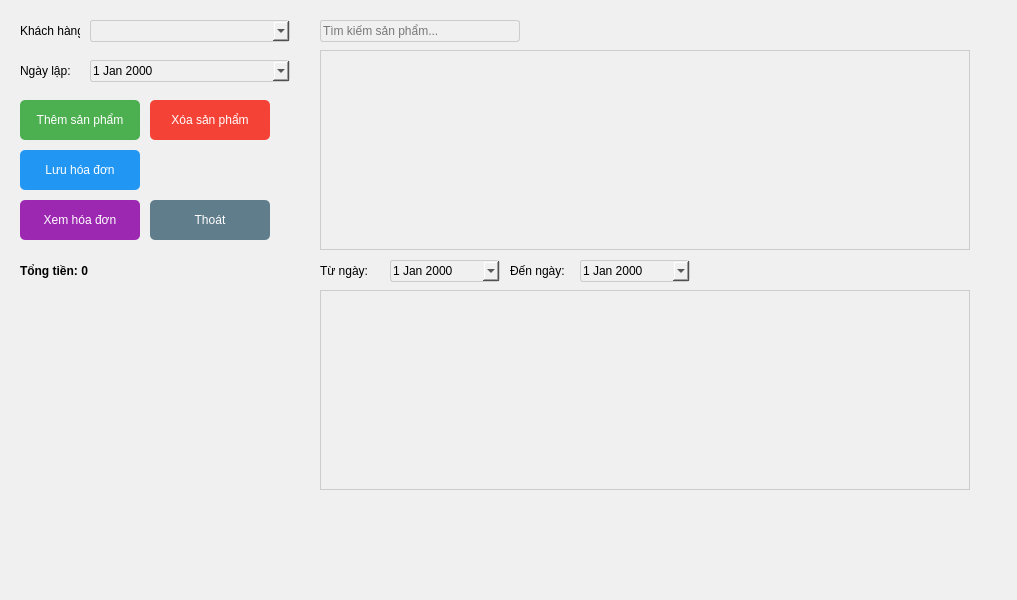
<?xml version="1.0" encoding="UTF-8"?>
<ui version="4.0">
 <class>MainWindow</class>
 <widget class="QMainWindow" name="MainWindow">
  <property name="geometry">
   <rect>
    <x>0</x>
    <y>0</y>
    <width>1017</width>
    <height>600</height>
   </rect>
  </property>
  <property name="windowTitle">
   <string>Hóa Đơn Bán Hàng</string>
  </property>
  <property name="styleSheet">
   <string>background-color: #f0f0f0;</string>
  </property>
  <widget class="QWidget" name="centralwidget">
   <!-- Nhãn và trường khách hàng -->
   <widget class="QLabel" name="lblKhachHang">
    <property name="geometry">
     <rect>
      <x>20</x>
      <y>20</y>
      <width>60</width>
      <height>22</height>
     </rect>
    </property>
    <property name="text">
     <string>Khách hàng:</string>
    </property>
   </widget>
   <widget class="QComboBox" name="comboKhachHang">
    <property name="geometry">
     <rect>
      <x>90</x>
      <y>20</y>
      <width>200</width>
      <height>22</height>
     </rect>
    </property>
    <property name="styleSheet">
     <string>border: 1px solid #ccc; border-radius: 3px;</string>
    </property>
   </widget>
   <!-- Nhãn và trường ngày lập -->
   <widget class="QLabel" name="lblNgayLap">
    <property name="geometry">
     <rect>
      <x>20</x>
      <y>60</y>
      <width>60</width>
      <height>22</height>
     </rect>
    </property>
    <property name="text">
     <string>Ngày lập:</string>
    </property>
   </widget>
   <widget class="QDateEdit" name="dateNgayLap">
    <property name="geometry">
     <rect>
      <x>90</x>
      <y>60</y>
      <width>200</width>
      <height>22</height>
     </rect>
    </property>
    <property name="styleSheet">
     <string>border: 1px solid #ccc; border-radius: 3px;</string>
    </property>
    <property name="calendarPopup">
     <bool>true</bool>
    </property>
   </widget>
   <!-- Trường tìm kiếm sản phẩm -->
   <widget class="QLineEdit" name="txtTimKiemSP">
    <property name="geometry">
     <rect>
      <x>320</x>
      <y>20</y>
      <width>200</width>
      <height>22</height>
     </rect>
    </property>
    <property name="placeholderText">
     <string>Tìm kiếm sản phẩm...</string>
    </property>
    <property name="styleSheet">
     <string>border: 1px solid #ccc; border-radius: 3px;</string>
    </property>
   </widget>
   <!-- Bảng danh sách sản phẩm -->
   <widget class="QTableWidget" name="tableSanPham">
    <property name="geometry">
     <rect>
      <x>320</x>
      <y>50</y>
      <width>650</width>
      <height>200</height>
     </rect>
    </property>
    <property name="styleSheet">
     <string>border: 1px solid #ccc;</string>
    </property>
   </widget>
   <!-- Bộ lọc hóa đơn -->
   <widget class="QLabel" name="lblTuNgay">
    <property name="geometry">
     <rect>
      <x>320</x>
      <y>260</y>
      <width>60</width>
      <height>22</height>
     </rect>
    </property>
    <property name="text">
     <string>Từ ngày:</string>
    </property>
   </widget>
   <widget class="QDateEdit" name="dateTuNgay">
    <property name="geometry">
     <rect>
      <x>390</x>
      <y>260</y>
      <width>110</width>
      <height>22</height>
     </rect>
    </property>
    <property name="styleSheet">
     <string>border: 1px solid #ccc; border-radius: 3px;</string>
    </property>
    <property name="calendarPopup">
     <bool>true</bool>
    </property>
   </widget>
   <widget class="QLabel" name="lblDenNgay">
    <property name="geometry">
     <rect>
      <x>510</x>
      <y>260</y>
      <width>60</width>
      <height>22</height>
     </rect>
    </property>
    <property name="text">
     <string>Đến ngày:</string>
    </property>
   </widget>
   <widget class="QDateEdit" name="dateDenNgay">
    <property name="geometry">
     <rect>
      <x>580</x>
      <y>260</y>
      <width>110</width>
      <height>22</height>
     </rect>
    </property>
    <property name="styleSheet">
     <string>border: 1px solid #ccc; border-radius: 3px;</string>
    </property>
    <property name="calendarPopup">
     <bool>true</bool>
    </property>
   </widget>
   <!-- Bảng chi tiết hóa đơn -->
   <widget class="QTableWidget" name="tableChiTietHD">
    <property name="geometry">
     <rect>
      <x>320</x>
      <y>290</y>
      <width>650</width>
      <height>200</height>
     </rect>
    </property>
    <property name="styleSheet">
     <string>border: 1px solid #ccc;</string>
    </property>
   </widget>
   <!-- Nhãn tổng tiền -->
   <widget class="QLabel" name="lblTongTien">
    <property name="geometry">
     <rect>
      <x>20</x>
      <y>260</y>
      <width>200</width>
      <height>22</height>
     </rect>
    </property>
    <property name="text">
     <string>Tổng tiền: 0</string>
    </property>
    <property name="styleSheet">
     <string>font-weight: bold;</string>
    </property>
   </widget>
   <!-- Các nút chức năng -->
   <widget class="QPushButton" name="btnThemSP">
    <property name="geometry">
     <rect>
      <x>20</x>
      <y>100</y>
      <width>120</width>
      <height>40</height>
     </rect>
    </property>
    <property name="text">
     <string>Thêm sản phẩm</string>
    </property>
    <property name="styleSheet">
     <string>background-color: #4CAF50; color: white; border-radius: 5px;</string>
    </property>
   </widget>
   <widget class="QPushButton" name="btnXoaSP">
    <property name="geometry">
     <rect>
      <x>150</x>
      <y>100</y>
      <width>120</width>
      <height>40</height>
     </rect>
    </property>
    <property name="text">
     <string>Xóa sản phẩm</string>
    </property>
    <property name="styleSheet">
     <string>background-color: #f44336; color: white; border-radius: 5px;</string>
    </property>
   </widget>
   <widget class="QPushButton" name="btnLuuHD">
    <property name="geometry">
     <rect>
      <x>20</x>
      <y>150</y>
      <width>120</width>
      <height>40</height>
     </rect>
    </property>
    <property name="text">
     <string>Lưu hóa đơn</string>
    </property>
    <property name="styleSheet">
     <string>background-color: #2196F3; color: white; border-radius: 5px;</string>
    </property>
   </widget>
   <widget class="QPushButton" name="btnXemHD">
    <property name="geometry">
     <rect>
      <x>20</x>
      <y>200</y>
      <width>120</width>
      <height>40</height>
     </rect>
    </property>
    <property name="text">
     <string>Xem hóa đơn</string>
    </property>
    <property name="styleSheet">
     <string>background-color: #9C27B0; color: white; border-radius: 5px;</string>
    </property>
   </widget>
   <widget class="QPushButton" name="btnThoat">
    <property name="geometry">
     <rect>
      <x>150</x>
      <y>200</y>
      <width>120</width>
      <height>40</height>
     </rect>
    </property>
    <property name="text">
     <string>Thoát</string>
    </property>
    <property name="styleSheet">
     <string>background-color: #607D8B; color: white; border-radius: 5px;</string>
    </property>
   </widget>
  </widget>
  <widget class="QMenuBar" name="menubar">
   <property name="geometry">
    <rect>
     <x>0</x>
     <y>0</y>
     <width>1017</width>
     <height>21</height>
    </rect>
   </property>
  </widget>
  <widget class="QStatusBar" name="statusbar"/>
 </widget>
 <resources/>
 <connections/>
</ui>
